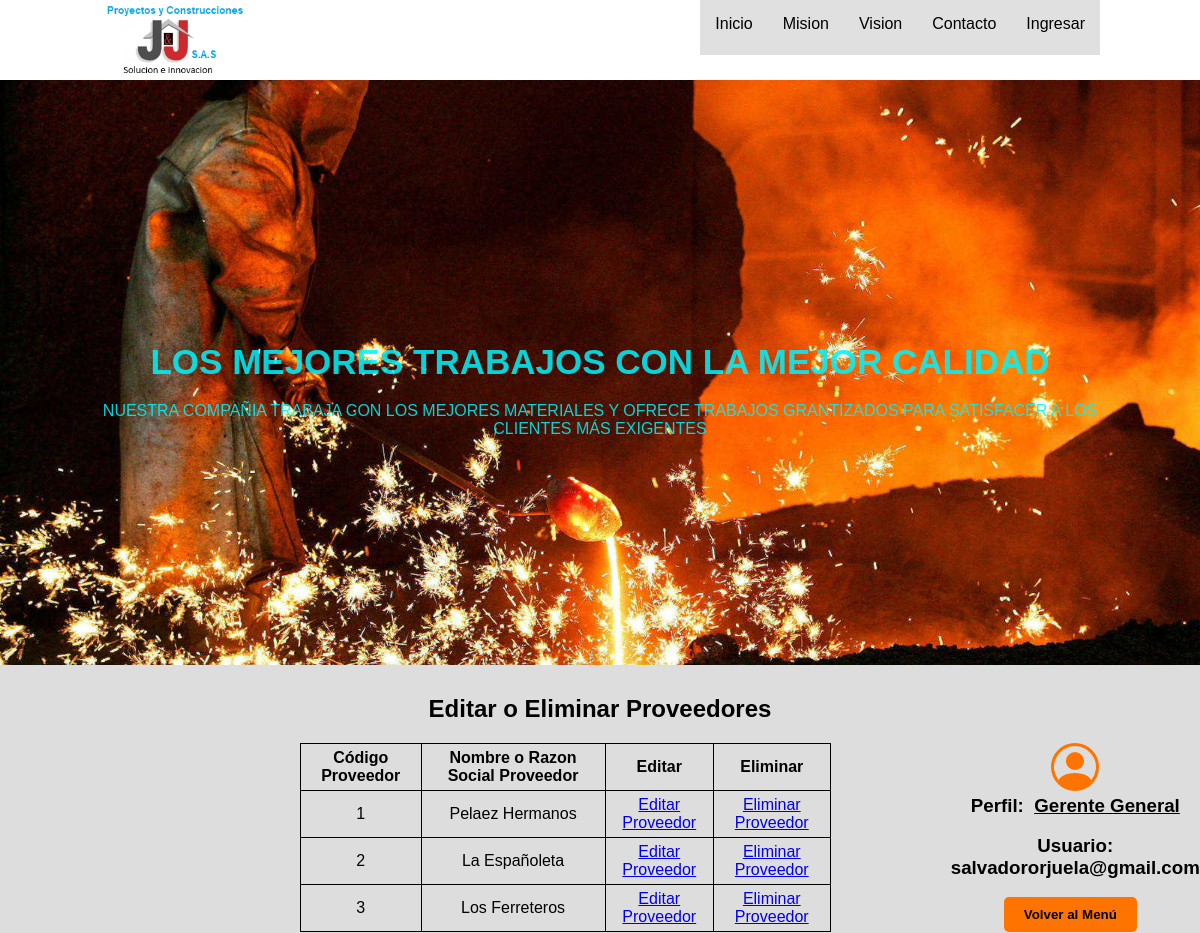
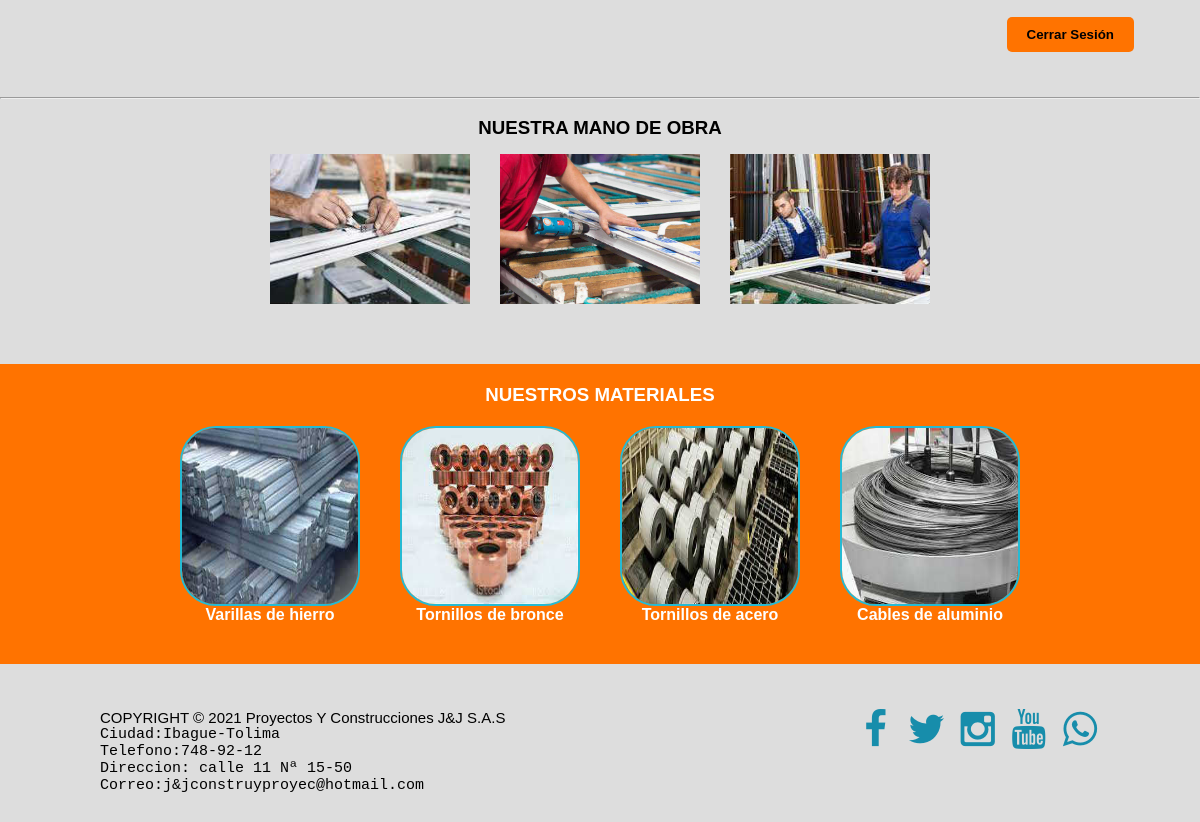
Screenshot of /operaciones/eliminarproveedor (signed in) with the database file from the repository (2 pictures, top to bottom).
### operaciones/models.py (models this page shows, shortened)
class Proveedores (models.Model):
    codigo_proveedor = models.IntegerField(primary_key=True)  # llave primaria
    nombre_proveedor = models.CharField(max_length=50)
    direccion_proveedor = models.CharField(max_length=100)
    barrio_proveedor = models.CharField(max_length=50)
    ciudad_proveedor = models.CharField(max_length=50)
    telefono_proveedor = models.IntegerField()
    website_proveedor = models.CharField(max_length=50)
    email = models.EmailField(default="ejemplo@ejemplo.com")
    credito = [
        ("Si", "Si Maneja Crédito"),
        ("No", "No Ofrece Crédito"),
    ]
    maneja_credito = models.CharField(
        max_length=20, choices=credito, default="No")

class CustomUser(AbstractUser):
    identificacion = models.BigIntegerField(
        default="0000000000")
    cargos = [
        ("Gerente General", "Director General"),
        ("Director Operacional", "Director Operacional"),
        ("Almacenista", "Almacenista"),
        ("Contratista", "Contratista"),
        ("NA", "No Asignado")
    ]
    cargo_empleado = models.CharField(
        max_length=50, choices=cargos, default="NA")
    telefono_empleado = models.BigIntegerField(default="0000000000")
    correo_empleado = models.EmailField(default="ejemplo@ejemplo.com")

### operaciones/views.py (the view)
# urls.py: path("eliminarproveedor", views.eliminarproveedor,
@login_required(login_url="/inventarios/ingresar")
def eliminarproveedor(request):
    listado = Proveedores.objects.all()
    return render(request, "operaciones/eliminarproveedor.html", {
        'listado': listado
    })

### operaciones/templates/operaciones/eliminarproveedor.html (shortened to what this page needs)
{% extends "inventarios/layout.html" %}
{% block main %}
      <div class="centering">
            <h2>Editar o Eliminar Proveedores</h2>
      </div>
      <section id="bflex">
            <br>
            <div class="floatLeft">
                  <table>
                        <tr>
                              <th><h4>Código Proveedor</h4></th>
                              <th><h4>Nombre o Razon Social Proveedor</h4></th>
                              <th><h4>Editar</h4></th>
                              <th><h4>Eliminar</h4></th>
                        </tr>
                  {% for proveedor in listado %}
                        <tr>
                              <td><p>{{ proveedor.codigo_proveedor }}</p></td>
                              <td><p>{{ proveedor.nombre_proveedor }}</p></td>
                              <td><a href="#">Editar Proveedor</a></td>
                              <td><a href="{% url 'operaciones:borrarproveedor' proveedor.codigo_proveedor %}">Eliminar Proveedor</a></td>
                        </tr>
                  {% endfor %}
                  </table>
            </div>
            <div class="floatRight">
                  <h3>Perfil:&nbsp;&nbsp;<u>{{ user.cargo_empleado }}</u></h3>
                  <br>
                  {% if user.is_authenticated %}
                        <h3>Usuario: {{ user.username }}</h3>
                  {% endif %}
                  <br>
                  <div class="centering logout">
                        <form action="{% url 'operaciones:redirecciongerente' %}" method="post">
                              <input type="submit" Value="Volver al Menú" class="logout" title="Volver al Menú {{ user.cargo_empleado }}">
                        </form>
                  </div>
                  <br>
                  <div class="centering logout">
                        <form action="{% url 'inventarios:salir' %}" method="post">
                              <input type="submit" value="Cerrar Sesión" class="logout" title="Cerrar Sesión {{ user.cargo_empleado }}">
                        </form>
                  </div>
            </div>
            <br><br>
      </section>
{% endblock %}

### inventarios/templates/inventarios/layout.html (shortened to what this page needs)
{% load static %}
<!DOCTYPE html>
<html lang="es">
<head>
    <link rel="stylesheet" href="{% static 'inventarios/styles.css' %}?{% now 'U' %}">
</head>
<body>
    <header>
        <div class="contenedor">
            <img class="main_logo" src="{% static 'inventarios/Logo_J&J2.png' %}">
            <nav class="menu">
                <a href="{% url 'inventarios:index' %}" class="href">Inicio</a>
                <a href="{% url 'inventarios:mision' %}" class="href">Mision</a>
                <a href="{% url 'inventarios:vision' %}" class="href">Vision</a>
                <a href="{% url 'inventarios:contacto' %}" class="href">Contacto</a>
                <a href="{% url 'inventarios:ingresar' %}" class="href">Ingresar</a>
            </nav>
        </div>
    </header>
    <main>
    <section id="portada">
        <img src="{% static 'inventarios/port.jpeg' %}">
        <div class="contenedor">
            <h2 class="font-effect-shadow-multiple">LOS MEJORES TRABAJOS CON LA MEJOR CALIDAD</h2>
            <p class="font-effect-shadow-multiple">NUESTRA COMPAÑIA TRABAJA CON LOS MEJORES MATERIALES Y OFRECE
            TRABAJOS GRANTIZADOS PARA SATISFACER A LOS CLIENTES MÁS EXIGENTES</p>
        </div>
    </section>
    <div class="main">
    {% block main %}
    {% endblock %}
    </div>
    <hr>
    <br>
    <section id="bien">
        <h3>NUESTRA MANO DE OBRA</h3>
        <div class="contenedor">
            <article>
                <img src="{% static 'inventarios/foto1.jpeg' %}">
            </article>
            <article>
                <img src="{% static 'inventarios/foto2.jpeg' %}">
            </article>
            <article>
                <img src="{% static 'inventarios/foto3.jpeg' %}">
            </article>
        </div>
    </section>
        <section id="info">
            <h3>NUESTROS MATERIALES</h3>
            <div class="contenedor">
            <div class="info-m">
                <img src="{% static 'inventarios/img1.jpeg' %}">
                <h4>Varillas de hierro</h4>
            </div>
            <div class="info-m">
                <img src="{% static 'inventarios/img2.jpeg' %}">
                <h4>Tornillos de bronce</h4>
            </div>
            <div class="info-m">
                <img src="{% static 'inventarios/img3.jpeg' %}">
                <h4>Tornillos de acero</h4>
            </div>
            <div class="info-m">
                <img src="{% static 'inventarios/img4.jpeg' %}">
                <h4>Cables de aluminio</h3>
            </div>
            </div>
        </section>
    </main>
    <footer>
        <div class="contenedor">
            <div class="copy">
            <pre class="copy">COPYRIGHT © 2021 Proyectos Y Construcciones J&J S.A.S</pre>
                <pre>Ciudad:Ibague-Tolima</pre>
                <pre>Telefono:748-92-12</pre>
                <pre>Direccion: calle 11 Nª 15-50</pre>
                <pre id="correo">Correo:j&jconstruyproyec@hotmail.com</pre></div></p>
            <div class="redessociales">
                <a class="icon-facebook" href="https://www.facebook.com" target="_blank"></a>
                <a class="icon-twitter" href="http://www.twitter.com" target="_blank"></a>
                <a class="icon-youtube" href="http://www.youtube.com" target="_blank"></a>
                <a class="icon-instagram" href="http://www.instagram.com" target="_blank"></a>
                <a class="icon-whatsapp" href="http://www.whatsapp.com" target="_blank"></a>
            </div>
        </div>
    </footer>
</body>
</html>

### inventarios/static/inventarios/styles.css (style rules this page uses)
* { margin: 0; padding: 0; box-sizing: border-box; }
body { font-family: "Franklin Gothic Medium", "Arial Narrow", Arial, sans-serif; background-color: #ddd; }
header { width: 100%; height: 80px; background: #fff; color: rgb(0, 0, 0); position: fixed; top: 0; right: 0; z-index: 1; }
.main_logo { width: 150px; position: absolute; height: auto; }
.contenedor { width: 98%; margin: auto; height: auto; }
img { float: left; width: 100px; }
header .contenedor { display: table; }
section { width: 100%; margin-bottom: 45px; text-align: center; top: -30px; }
h2 { margin-bottom: 20px; }
.main { display: block; justify-content: center; align-items: center; height: auto; width: 100%; }
#bflex { text-align: center; width: 100%; display: flex; right: 0%; }
.floatRight { float: right; margin: 0 0 0 10%; }
.floatLeft { float: left; margin-left: 25%; }
footer .contenedor { display: flex; flex-wrap: wrap; justify-content: center; padding-bottom: 35px; }
.copy { font-size: 15px; font-family: "Franklin Gothic Medium", "Arial Narrow", Arial, sans-serif; }
.copy #correo { margin-bottom: 30px; }
.redessociales { width: 100%; text-align: center; font-size: 40px; }
.redessociales a { color: rgba(7, 135, 167, 0.931); text-decoration: none; }
@media (min-width: 768px) { .redessociales { width: auto; } }
@media (min-width: 768px) { footer .contenedor { justify-content: space-between; } }
@media (min-width: 1024px) { .contenedor { width: 1000px; } }
[class^="icon-"]:before, [class*=" icon-"]:before { font-family: "untitled-font-1" !important; font-style: normal !important; font-weight: normal !important; font-variant: normal !important; text-transform: none !important; line-height: 1; -webkit-font-smoothing: antialiased; -moz-osx-font-smoothing: grayscale; }
.icon-facebook:before { content: "\62"; }
.icon-twitter:before { content: "\63"; }
.icon-youtube:before { content: "\64"; }
.icon-whatsapp:before { content: "\65"; }
.icon-instagram:before { content: "\66"; }
#bien h3, h4 { text-align: center; }
#bien .contenedor { display: flex; justify-content: center; flex-wrap: wrap; }
#bien article { margin: 15px; }
#bien img { width: 200px; height: 150px; object-fit: cover; }
#info { background: rgb(255, 115, 0); color: #fff; text-align: center; padding: 20px; }
#info .contenedor { display: flex; flex-wrap: wrap; justify-content: center; }
.info-m { margin: 20px; }
.info-m img { width: 180px; height: 180px; border-radius: 20%; border: 2px solid rgba(2, 198, 247, 0.856); }
@media (min-width: 480px) { .info-m { width: 40%; } }
@media (min-width: 1024px) { .info-m { width: auto; } }
.menu { position: absolute; top: 50px; left: 0; width: 100%; height: 100vh; background: rgba(221, 221, 221, 0.9); transition: all 0.3s; transform: translateX(-100%); }
.menu a { display: block; color: #000; height: 55px; text-decoration: none; padding: 15px; border-bottom: 1px solid rgb(255, 115, 0); }
@media (min-width: 1024px) { .menu { position: static; width: auto; height: auto; transform: translateX(0%); float: right; display: flex; } }
@media (min-width: 1024px) { .menu a { border: none; } }
#portada { margin-top: 10%; position: relative; }
#portada img { width: 100%; }
#portada .contenedor { position: absolute; top: 50%; left: 50%; transform: translateX(-50%) translateY(-50%); color: rgba(0, 242, 250, 0.863); }
#portada h2 { font-size: 35px; margin-top: 60%; }
@media (min-width: 480px) { #portada h2 { font-size: 35px; } }
@media (min-width: 1024px) { #portada img { margin-top: -100px; } }
.centering { width: 100%; height: auto; display: flex; justify-content: center; text-align: center; }
.LoginForm input[type="submit"], .centering input[type="submit"] { transition: O.3s; margin-right: 10px; border: none; background-color: rgb(255, 115, 0); color: var(--white); padding: 10px 20px; font-weight: bold; border-radius: 5px; }
table, th, td { border:1px solid black; border-collapse: collapse; padding: 5px; }

### rows the page displays
Proveedores: codigo_proveedor "1", nombre_proveedor "Pelaez Hermanos"
Proveedores: codigo_proveedor "2", nombre_proveedor "La Españoleta"
Proveedores: codigo_proveedor "3", nombre_proveedor "Los Ferreteros"
CustomUser: cargo_empleado "Gerente General", username "salvadororjuela@gmail.com"
